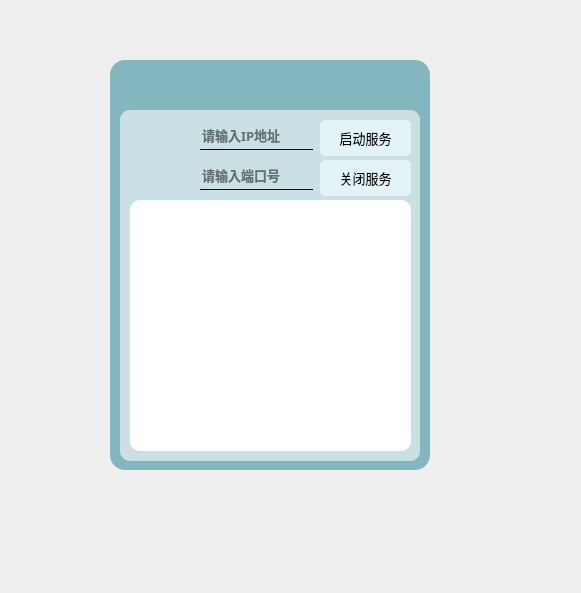
<?xml version="1.0" encoding="UTF-8"?>
<ui version="4.0">
 <class>MainWindow</class>
 <widget class="QMainWindow" name="MainWindow">
  <property name="geometry">
   <rect>
    <x>0</x>
    <y>0</y>
    <width>581</width>
    <height>593</height>
   </rect>
  </property>
  <property name="windowTitle">
   <string>MainWindow</string>
  </property>
  <property name="styleSheet">
   <string notr="true"/>
  </property>
  <widget class="QWidget" name="centralwidget">
   <property name="styleSheet">
    <string notr="true"/>
   </property>
   <widget class="QFrame" name="state_bar">
    <property name="geometry">
     <rect>
      <x>110</x>
      <y>60</y>
      <width>320</width>
      <height>410</height>
     </rect>
    </property>
    <property name="styleSheet">
     <string notr="true">QFrame{
	background-color: #84b6c0;
	border-radius:15px;


}
</string>
    </property>
    <property name="frameShape">
     <enum>QFrame::StyledPanel</enum>
    </property>
    <property name="frameShadow">
     <enum>QFrame::Raised</enum>
    </property>
    <widget class="QToolButton" name="about_btn">
     <property name="geometry">
      <rect>
       <x>90</x>
       <y>5</y>
       <width>36</width>
       <height>36</height>
      </rect>
     </property>
     <property name="styleSheet">
      <string notr="true">QToolButton{
	border:none
}
QToolButton:pressed{
	padding-top:5px;
	padding-left:5px;
}</string>
     </property>
     <property name="text">
      <string/>
     </property>
     <property name="icon">
      <iconset resource="icon.qrc">
       <normaloff>:/img/icons/about_light.png</normaloff>:/img/icons/about_light.png</iconset>
     </property>
     <property name="iconSize">
      <size>
       <width>60</width>
       <height>60</height>
      </size>
     </property>
    </widget>
    <widget class="QLabel" name="wifi_lab">
     <property name="geometry">
      <rect>
       <x>190</x>
       <y>5</y>
       <width>36</width>
       <height>36</height>
      </rect>
     </property>
     <property name="styleSheet">
      <string notr="true">QLabel{
	border:none;
	background-color: rgba(255, 255, 255, 0);
	image: url(:/img/icons/not_network.png);
}</string>
     </property>
     <property name="text">
      <string/>
     </property>
    </widget>
    <widget class="QToolButton" name="close_btn">
     <property name="geometry">
      <rect>
       <x>270</x>
       <y>5</y>
       <width>36</width>
       <height>36</height>
      </rect>
     </property>
     <property name="styleSheet">
      <string notr="true">QToolButton{
	border:none
}
QToolButton:pressed{
	padding-top:5px;
	padding-left:5px;
}</string>
     </property>
     <property name="text">
      <string/>
     </property>
     <property name="icon">
      <iconset resource="icon.qrc">
       <normaloff>:/img/icons/close.png</normaloff>:/img/icons/close.png</iconset>
     </property>
     <property name="iconSize">
      <size>
       <width>60</width>
       <height>60</height>
      </size>
     </property>
    </widget>
    <widget class="QToolButton" name="set_btn">
     <property name="geometry">
      <rect>
       <x>10</x>
       <y>5</y>
       <width>36</width>
       <height>36</height>
      </rect>
     </property>
     <property name="styleSheet">
      <string notr="true">QToolButton{
	border:none
}
QToolButton:pressed{
	padding-top:5px;
	padding-left:5px;
}</string>
     </property>
     <property name="text">
      <string/>
     </property>
     <property name="icon">
      <iconset resource="icon.qrc">
       <normaloff>:/img/icons/set_light.png</normaloff>:/img/icons/set_light.png</iconset>
     </property>
     <property name="iconSize">
      <size>
       <width>60</width>
       <height>60</height>
      </size>
     </property>
    </widget>
    <widget class="QToolButton" name="conf_btn">
     <property name="geometry">
      <rect>
       <x>50</x>
       <y>5</y>
       <width>36</width>
       <height>36</height>
      </rect>
     </property>
     <property name="styleSheet">
      <string notr="true">QToolButton{
	border:none
}
QToolButton:pressed{
	padding-top:5px;
	padding-left:5px;
}</string>
     </property>
     <property name="text">
      <string/>
     </property>
     <property name="icon">
      <iconset resource="icon.qrc">
       <normaloff>:/img/icons/file_ligth.png</normaloff>:/img/icons/file_ligth.png</iconset>
     </property>
     <property name="iconSize">
      <size>
       <width>60</width>
       <height>60</height>
      </size>
     </property>
    </widget>
    <widget class="QToolButton" name="min_btn">
     <property name="geometry">
      <rect>
       <x>230</x>
       <y>5</y>
       <width>36</width>
       <height>36</height>
      </rect>
     </property>
     <property name="styleSheet">
      <string notr="true">QToolButton{
	border:none
}
QToolButton:pressed{
	padding-top:5px;
	padding-left:5px;
}</string>
     </property>
     <property name="text">
      <string/>
     </property>
     <property name="icon">
      <iconset resource="icon.qrc">
       <normaloff>:/img/icons/min.png</normaloff>:/img/icons/min.png</iconset>
     </property>
     <property name="iconSize">
      <size>
       <width>60</width>
       <height>60</height>
      </size>
     </property>
    </widget>
    <widget class="QFrame" name="frame">
     <property name="geometry">
      <rect>
       <x>10</x>
       <y>50</y>
       <width>300</width>
       <height>351</height>
      </rect>
     </property>
     <property name="styleSheet">
      <string notr="true">QFrame{
	background-color:#cae0e4;
	border-radius:10px;
}
</string>
     </property>
     <property name="frameShape">
      <enum>QFrame::StyledPanel</enum>
     </property>
     <property name="frameShadow">
      <enum>QFrame::Raised</enum>
     </property>
     <widget class="QLineEdit" name="ip_text">
      <property name="geometry">
       <rect>
        <x>80</x>
        <y>10</y>
        <width>113</width>
        <height>30</height>
       </rect>
      </property>
      <property name="font">
       <font>
        <family>微软雅黑</family>
        <pointsize>10</pointsize>
        <weight>75</weight>
        <bold>true</bold>
       </font>
      </property>
      <property name="styleSheet">
       <string notr="true">QLineEdit{
	
	background-color: rgba(255, 255, 255, 0);
	border:none;
	border-bottom:1px solid back;
}</string>
      </property>
      <property name="inputMask">
       <string/>
      </property>
      <property name="text">
       <string/>
      </property>
      <property name="placeholderText">
       <string>请输入IP地址</string>
      </property>
     </widget>
     <widget class="QLabel" name="connect_lab">
      <property name="geometry">
       <rect>
        <x>10</x>
        <y>15</y>
        <width>60</width>
        <height>60</height>
       </rect>
      </property>
      <property name="styleSheet">
       <string notr="true">QLabel{
	border:none;
	background-color: rgba(255, 255, 255, 0);
	image: url(:/img/icons/disconnect01.png);
}</string>
      </property>
      <property name="text">
       <string/>
      </property>
     </widget>
     <widget class="QPushButton" name="open_server_btn">
      <property name="geometry">
       <rect>
        <x>200</x>
        <y>10</y>
        <width>91</width>
        <height>36</height>
       </rect>
      </property>
      <property name="font">
       <font>
        <family>Arial</family>
        <pointsize>10</pointsize>
        <weight>50</weight>
        <bold>false</bold>
       </font>
      </property>
      <property name="styleSheet">
       <string notr="true">QPushButton{
	border-radius:5px;
	background-color:#e3f3f7;
}
QPushButton:hover{
	border-radius:5px;
	background-color:#80a3a2;
}
QPushButton:pressed{
	padding-top:3px;
	padding-left:3px;
}</string>
      </property>
      <property name="text">
       <string>启动服务</string>
      </property>
      <property name="icon">
       <iconset resource="icon.qrc">
        <normaloff>:/img/icons/connect02.png</normaloff>:/img/icons/connect02.png</iconset>
      </property>
      <property name="iconSize">
       <size>
        <width>24</width>
        <height>24</height>
       </size>
      </property>
     </widget>
     <widget class="QTextEdit" name="logs_text">
      <property name="geometry">
       <rect>
        <x>10</x>
        <y>90</y>
        <width>281</width>
        <height>251</height>
       </rect>
      </property>
      <property name="styleSheet">
       <string notr="true">QTextEdit{
	background-color: rgb(255, 255, 255);
border:none;
}</string>
      </property>
     </widget>
     <widget class="QLineEdit" name="port_text">
      <property name="geometry">
       <rect>
        <x>80</x>
        <y>50</y>
        <width>113</width>
        <height>30</height>
       </rect>
      </property>
      <property name="font">
       <font>
        <family>微软雅黑</family>
        <pointsize>10</pointsize>
        <weight>75</weight>
        <bold>true</bold>
       </font>
      </property>
      <property name="styleSheet">
       <string notr="true">QLineEdit{
	background-color: rgba(255, 255, 255, 0);
	border:none;
	border-bottom:1px solid back;
}</string>
      </property>
      <property name="placeholderText">
       <string>请输入端口号</string>
      </property>
     </widget>
     <widget class="QPushButton" name="close_server_btn">
      <property name="geometry">
       <rect>
        <x>200</x>
        <y>50</y>
        <width>91</width>
        <height>36</height>
       </rect>
      </property>
      <property name="font">
       <font>
        <family>Arial</family>
        <pointsize>10</pointsize>
        <weight>50</weight>
        <bold>false</bold>
       </font>
      </property>
      <property name="styleSheet">
       <string notr="true">QPushButton{
	border-radius:5px;
	background-color:#e3f3f7;
}
QPushButton:hover{
	border-radius:5px;
	background-color:#80a3a2;
}
QPushButton:pressed{
	padding-top:3px;
	padding-left:3px;
}</string>
      </property>
      <property name="text">
       <string>关闭服务</string>
      </property>
      <property name="icon">
       <iconset resource="icon.qrc">
        <normaloff>:/img/icons/disconnect02.png</normaloff>:/img/icons/disconnect02.png</iconset>
      </property>
      <property name="iconSize">
       <size>
        <width>24</width>
        <height>24</height>
       </size>
      </property>
     </widget>
    </widget>
   </widget>
  </widget>
 </widget>
 <resources>
  <include location="icon.qrc"/>
 </resources>
 <connections/>
</ui>
